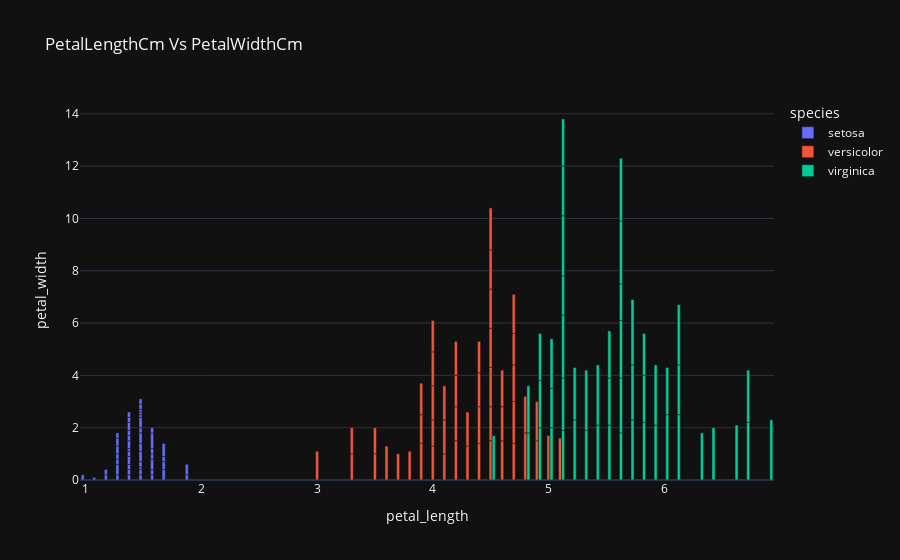

The code cell stored with this chart in its notebook:
### Code cell
px.bar(df,x = "petal_length", y = "petal_width",color = "species",barmode="group",title='PetalLengthCm Vs PetalWidthCm',template = "plotly_dark" )

### Figure 1 — Plotly figure (JSON) as saved in the notebook; plotly's stock layout.template omitted (floating-point values rounded to 4 significant figures)
{"data": [{"alignmentgroup": "True", "hovertemplate": "species=setosa<br>petal_length=%{x}<br>petal_width=%{y}<extra></extra>", "legendgroup": "setosa", "marker": {"color": "#636efa", "pattern": {"shape": ""}}, "name": "setosa", "offsetgroup": "setosa", "orientation": "v", "showlegend": true, "textposition": "auto", "type": "bar", "x": [1.4, 1.4, 1.3, 1.5, 1.4, 1.7, 1.4, 1.5, 1.4, 1.5, 1.5, 1.6, 1.4, 1.1, 1.2, 1.5, 1.3, 1.4, 1.7, 1.5, 1.7, 1.5, 1, 1.7, 1.9, 1.6, 1.6, 1.5, 1.4, 1.6, 1.6, 1.5, 1.5, 1.4, 1.5, 1.2, 1.3, 1.5, 1.3, 1.5, 1.3, 1.3, 1.3, 1.6, 1.9, 1.4, 1.6, 1.4, 1.5, 1.4], "xaxis": "x", "y": [0.2, 0.2, 0.2, 0.2, 0.2, 0.4, 0.3, 0.2, 0.2, 0.1, 0.2, 0.2, 0.1, 0.1, 0.2, 0.4, 0.4, 0.3, 0.3, 0.3, 0.2, 0.4, 0.2, 0.5, 0.2, 0.2, 0.4, 0.2, 0.2, 0.2, 0.2, 0.4, 0.1, 0.2, 0.1, 0.2, 0.2, 0.1, 0.2, 0.2, 0.3, 0.3, 0.2, 0.6, 0.4, 0.3, 0.2, 0.2, 0.2, 0.2], "yaxis": "y"}, {"alignmentgroup": "True", "hovertemplate": "species=versicolor<br>petal_length=%{x}<br>petal_width=%{y}<extra></extra>", "legendgroup": "versicolor", "marker": {"color": "#EF553B", "pattern": {"shape": ""}}, "name": "versicolor", "offsetgroup": "versicolor", "orientation": "v", "showlegend": true, "textposition": "auto", "type": "bar", "x": [4.7, 4.5, 4.9, 4, 4.6, 4.5, 4.7, 3.3, 4.6, 3.9, 3.5, 4.2, 4, 4.7, 3.6, 4.4, 4.5, 4.1, 4.5, 3.9, 4.8, 4, 4.9, 4.7, 4.3, 4.4, 4.8, 5, 4.5, 3.5, 3.8, 3.7, 3.9, 5.1, 4.5, 4.5, 4.7, 4.4, 4.1, 4, 4.4, 4.6, 4, 3.3, 4.2, 4.2, 4.2, 4.3, 3, 4.1], "xaxis": "x", "y": [1.4, 1.5, 1.5, 1.3, 1.5, 1.3, 1.6, 1, 1.3, 1.4, 1, 1.5, 1, 1.4, 1.3, 1.4, 1.5, 1, 1.5, 1.1, 1.8, 1.3, 1.5, 1.2, 1.3, 1.4, 1.4, 1.7, 1.5, 1, 1.1, 1, 1.2, 1.6, 1.5, 1.6, 1.5, 1.3, 1.3, 1.3, 1.2, 1.4, 1.2, 1, 1.3, 1.2, 1.3, 1.3, 1.1, 1.3], "yaxis": "y"}, {"alignmentgroup": "True", "hovertemplate": "species=virginica<br>petal_length=%{x}<br>petal_width=%{y}<extra></extra>", "legendgroup": "virginica", "marker": {"color": "#00cc96", "pattern": {"shape": ""}}, "name": "virginica", "offsetgroup": "virginica", "orientation": "v", "showlegend": true, "textposition": "auto", "type": "bar", "x": [6, 5.1, 5.9, 5.6, 5.8, 6.6, 4.5, 6.3, 5.8, 6.1, 5.1, 5.3, 5.5, 5, 5.1, 5.3, 5.5, 6.7, 6.9, 5, 5.7, 4.9, 6.7, 4.9, 5.7, 6, 4.8, 4.9, 5.6, 5.8, 6.1, 6.4, 5.6, 5.1, 5.6, 6.1, 5.6, 5.5, 4.8, 5.4, 5.6, 5.1, 5.1, 5.9, 5.7, 5.2, 5, 5.2, 5.4, 5.1], "xaxis": "x", "y": [2.5, 1.9, 2.1, 1.8, 2.2, 2.1, 1.7, 1.8, 1.8, 2.5, 2, 1.9, 2.1, 2, 2.4, 2.3, 1.8, 2.2, 2.3, 1.5, 2.3, 2, 2, 1.8, 2.1, 1.8, 1.8, 1.8, 2.1, 1.6, 1.9, 2, 2.2, 1.5, 1.4, 2.3, 2.4, 1.8, 1.8, 2.1, 2.4, 2.3, 1.9, 2.3, 2.5, 2.3, 1.9, 2, 2.3, 1.8], "yaxis": "y"}], "layout": {"barmode": "group", "legend": {"title": {"text": "species"}, "tracegroupgap": 0}, "title": {"text": "PetalLengthCm Vs PetalWidthCm"}, "xaxis": {"anchor": "y", "domain": [0, 1], "title": {"text": "petal_length"}}, "yaxis": {"anchor": "x", "domain": [0, 1], "title": {"text": "petal_width"}}}}
